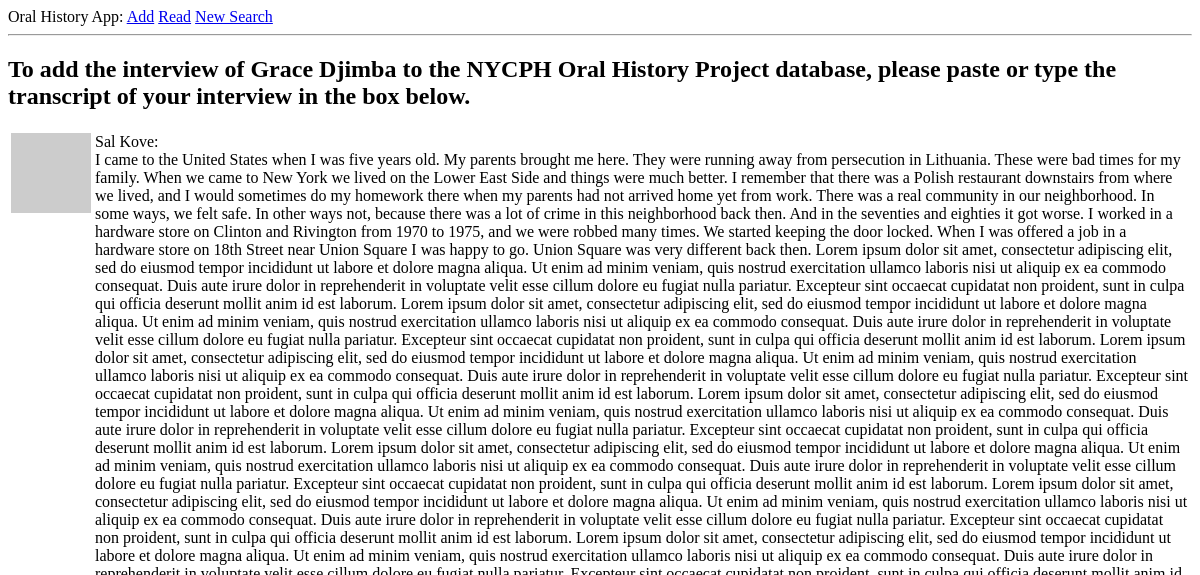
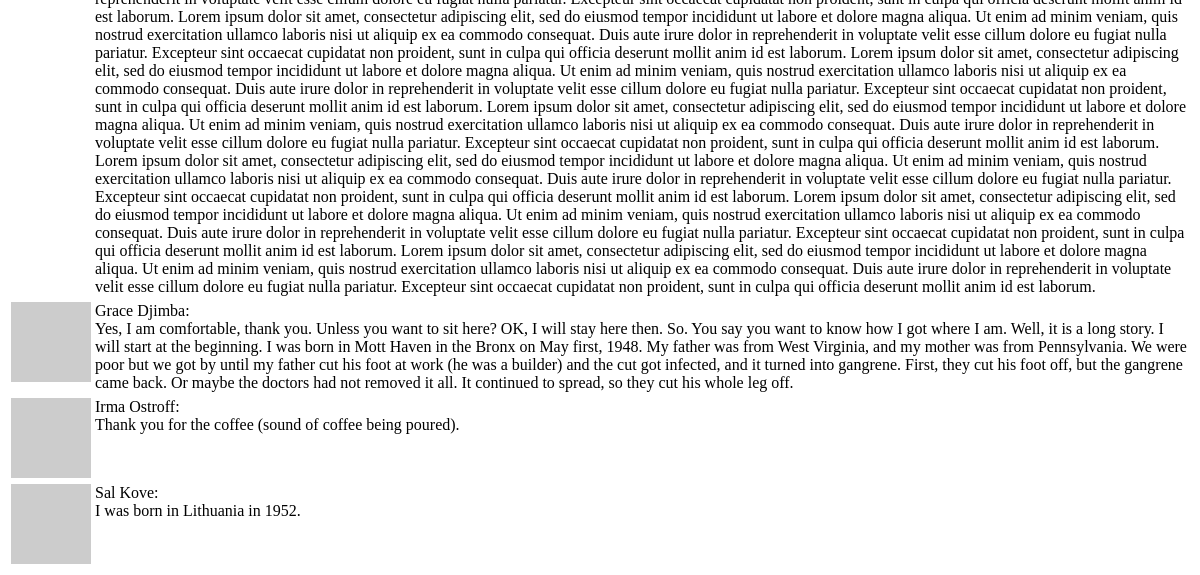
The page /explore (signed in) on the database as committed earlier (2 pictures, top to bottom).
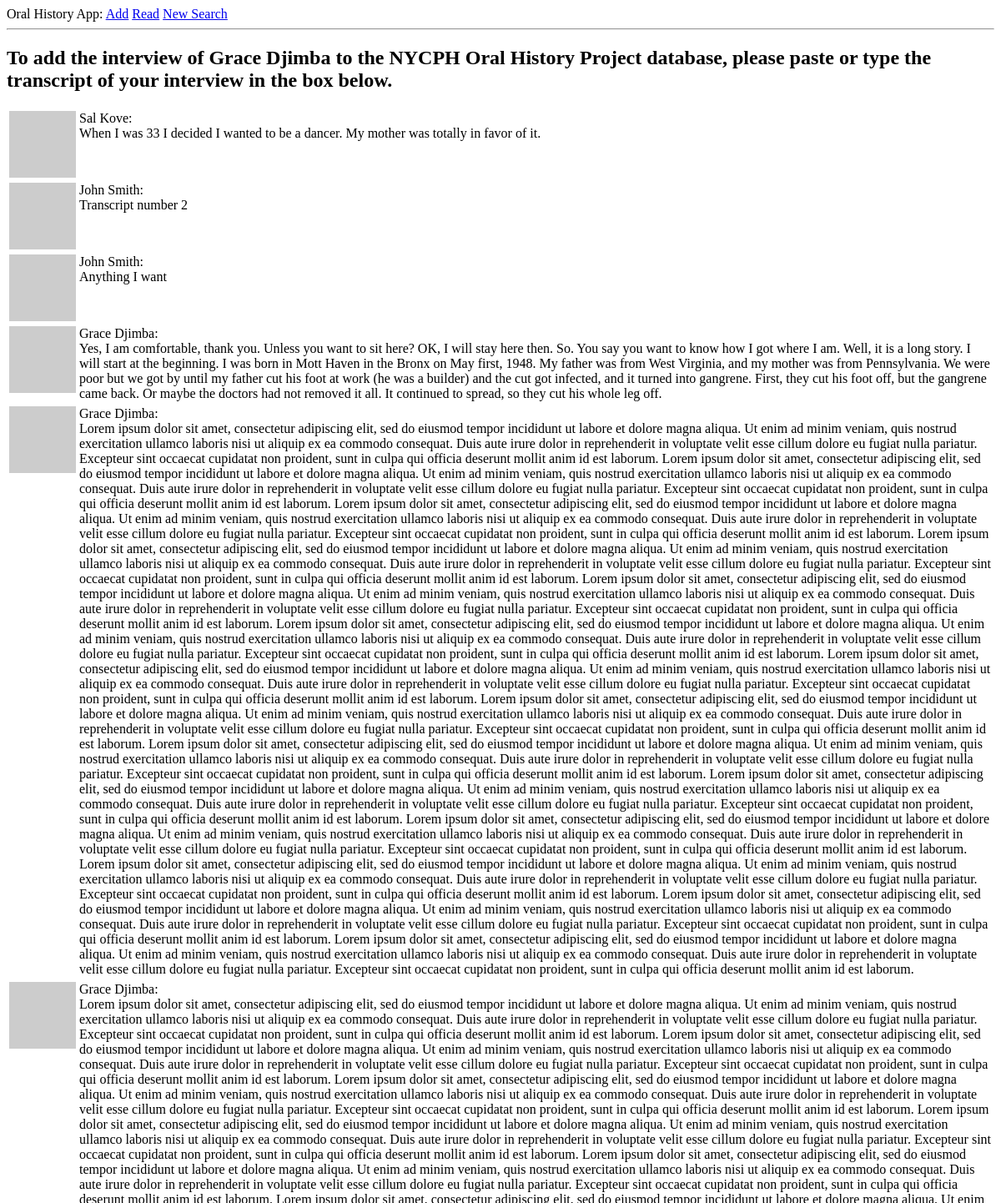
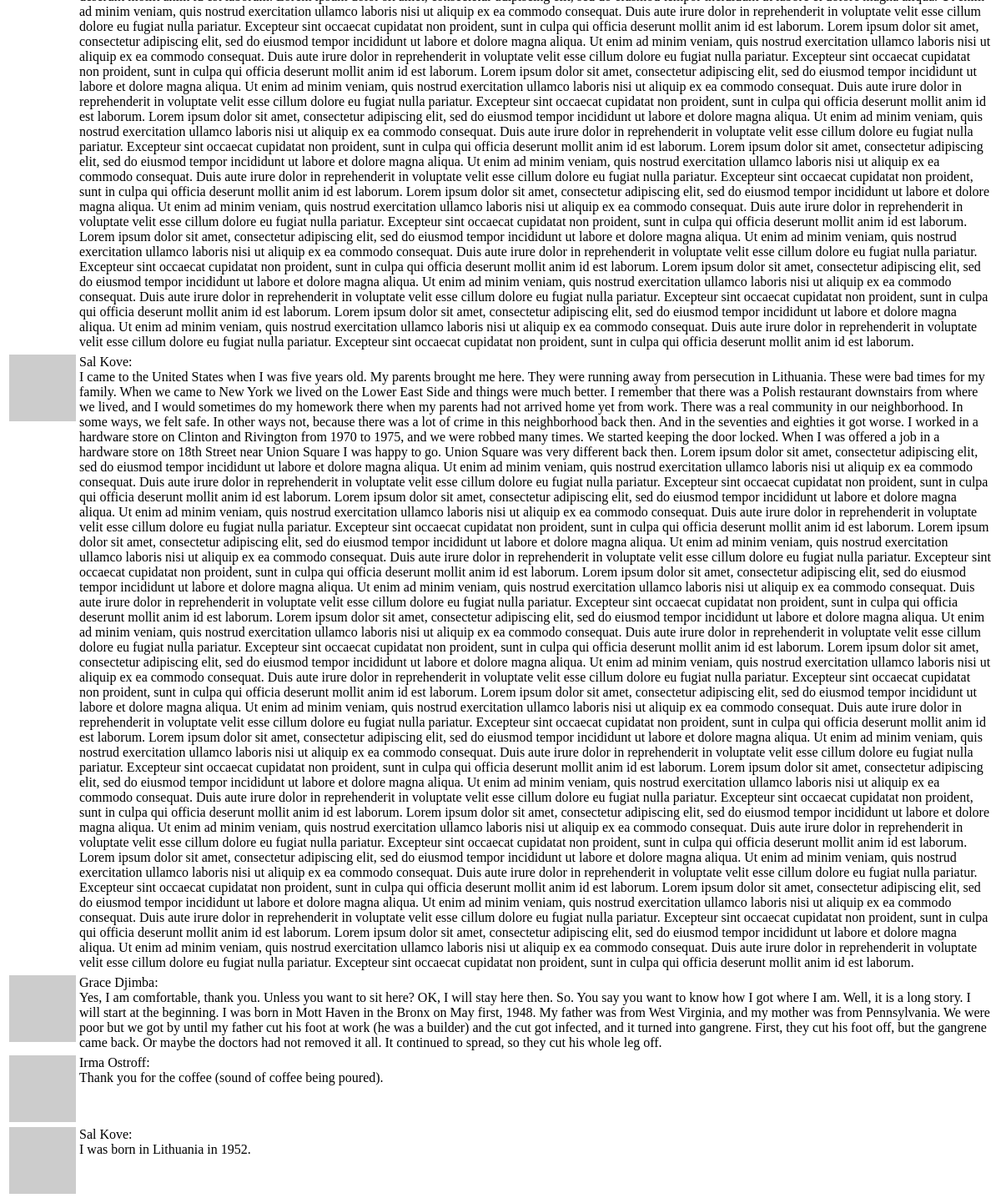
The same page on the database as committed later (2 pictures, top to bottom).
### app/models.py (models this page shows, shortened)
class User(UserMixin, db.Model):
    id = db.Column(db.Integer, primary_key=True)
    username = db.Column(db.String(64), index=True, unique=True)
    email = db.Column(db.String(120), index=True, unique=True)
    password_hash = db.Column(db.String(128))
    posts = db.relationship('Post', backref='author', lazy='dynamic')
    about_me = db.Column(db.String(3000))
    last_seen = db.Column(db.DateTime, default=datetime.utcnow)
    followed = db.relationship(
        'User', secondary=followers,
        primaryjoin=(followers.c.follower_id == id),
        secondaryjoin=(followers.c.followed_id == id),
        backref=db.backref('followers', lazy='dynamic'), lazy='dynamic')
    def avatar(self, size):
        digest = md5(self.email.lower().encode('utf-8')).hexdigest()
        return 'https://www.gravatar.com/avatar/{}?d=identicon&s={}'.format(
            digest, size)

class Post(db.Model):
    id = db.Column(db.Integer, primary_key=True)
    body = db.Column(db.String(10000))
    timestamp = db.Column(db.DateTime, index=True, default=datetime.utcnow)
    user_id = db.Column(db.Integer, db.ForeignKey('user.id'))

### app/routes.py (the view)
@app.route('/explore')
@login_required
def explore():
    page = request.args.get('page', 1, type=int)
    posts = Post.query.order_by(Post.timestamp.desc()).paginate(
        page, app.config['POSTS_PER_PAGE'], False)
    next_url = url_for('explore', page=posts.next_num) \
        if posts.has_next else None
    prev_url = url_for('explore', page=posts.prev_num) \
        if posts.has_prev else None
    return render_template('index.html', title='Explore', posts=posts.items,
                           next_url=next_url, prev_url=prev_url)

### app/models.py (called while the page is built)
@login.user_loader
def load_user(id):
    return User.query.get(int(id))

### app/routes.py (called while the page is built)
@app.before_request
def before_request():
    if current_user.is_authenticated:
        current_user.last_seen = datetime.utcnow()
        db.session.commit()

### app/templates/index.html (shortened to what this page needs)
{% extends "base.html" %}
{% block content %}
    <h2>To add the interview of {{ current_user.username }} to the NYCPH Oral History Project database, please paste or type the transcript of your interview in the box below.</h2>
    {% for post in posts %}
        {% include '_post.html' %}
    {% endfor %}
{% endblock %}

### app/templates/base.html (shortened to what this page needs)
<html>
    <head>
    </head>
    <body>
        <div>
            Oral History App:
            <a href="{{ url_for('index') }}">Add</a>
            {% if current_user.is_anonymous %}
            <a href="{{ url_for('login') }}">Find</a>
            {% else %}
            <a href="{{ url_for('user', username=current_user.username) }}">Read</a>
            <a href="{{ url_for('logout') }}">New Search</a>
            {% endif %}
        </div>
        <hr>
        {% block content %}{% endblock %}
    </body>
</html>

### app/templates/_post.html
<table>
    <tr valign="top">
        <td><img src="{{ post.author.avatar(36) }}"></td>
        <td>{{ post.author.username }}:<br>{{ post.body }}</td>
    </tr>
</table>

Rows that differ between the two databases and show on the page:
added Post: author.username "Sal Kove", body "When I was 33 I decided I wanted to be a dancer. My mother was totally in favor of it."
added Post: author.username "John Smith", body "Transcript number 2"
added Post: author.username "John Smith", body "Anything I want"
added Post: author.username "Grace Djimba", body "Yes, I am comfortable, thank you. Unless you want to sit here? OK, I will stay here then. So. You say you want to know how I got where I am. Well, it is a long story. I will start at the beginning. I was born in Mott Haven in the Bronx on May first, 1948. My father was from West Virginia, and my mother was from Pennsylvania. We were poor but we got by until my father cut his foot at work (he was a builder) and the cut got infected, and it turned into gangrene. First, they cut his foot off, but the gangrene came back. Or maybe the doctors had not removed it all. It continued to spread, so they cut his whole leg off."
added Post: author.username "Grace Djimba", body "Lorem ipsum dolor sit amet, consectetur adipiscing elit, sed do eiusmod tempor incididunt ut labore et dolore magna aliqua. Ut enim ad minim veniam, quis nostrud exercitation ullamco laboris nisi ut aliquip ex ea commodo consequat. Duis aute irure dolor in reprehenderit in voluptate velit esse cillum dolore eu fugiat nulla pariatur. Excepteur sint occaecat cupidatat non proident, sunt in culpa qui officia deserunt mollit anim id est laborum. Lorem ipsum dolor sit amet, consectetur adipiscing elit, sed do eiusmod tempor incididunt ut labore et dolore magna aliqua. Ut enim ad minim veniam, quis nostrud exercitation ullamco laboris nisi ut aliquip ex ea commodo consequat. Duis aute irure dolor…"
added Post: author.username "Grace Djimba", body "Lorem ipsum dolor sit amet, consectetur adipiscing elit, sed do eiusmod tempor incididunt ut labore et dolore magna aliqua. Ut enim ad minim veniam, quis nostrud exercitation ullamco laboris nisi ut aliquip ex ea commodo consequat. Duis aute irure dolor in reprehenderit in voluptate velit esse cillum dolore eu fugiat nulla pariatur. Excepteur sint occaecat cupidatat non proident, sunt in culpa qui officia deserunt mollit anim id est laborum. Lorem ipsum dolor sit amet, consectetur adipiscing elit, sed do eiusmod tempor incididunt ut labore et dolore magna aliqua. Ut enim ad minim veniam, quis nostrud exercitation ullamco laboris nisi ut aliquip ex ea commodo consequat. Duis aute irure dolor…"
